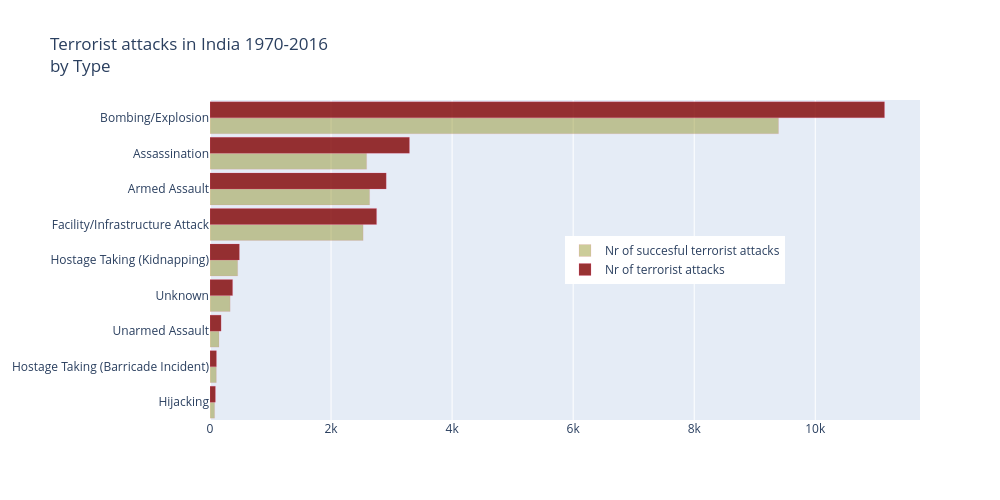

Source (notebook cell):
### Markdown cell above
### Succesful attacks arranged by attack type
Next we look at the attacks by type seeing that Bombing/Explosion has by far been the dominating type.

### Code cell
attacks_per_type = (df_Ind.groupby('attacktype1_txt').attacktype1_txt.count())
successes_per_type = (df_Ind.groupby('attacktype1_txt').success.sum())

trace2 = go.Bar(
    y=['Hijacking','Hostage Taking (Barricade Incident)','Unarmed Assault','Unknown','Hostage Taking (Kidnapping)','Facility/Infrastructure Attack','Armed Assault','Assassination','Bombing/Explosion'],
    x=[89,106,183,373,485,2752,2911,3295,11144],
    name='Nr of terrorist attacks',
    orientation = 'h',
    marker = dict(
        color = 'rgba(128,0,0, 0.8)',
        line = dict(
            color = 'rgba(246, 78, 139, 0.2)',
            width = 1)))

trace1 = go.Bar(
    y=['Hijacking','Hostage Taking (Barricade Incident)','Unarmed Assault','Unknown','Hostage Taking (Kidnapping)','Facility/Infrastructure Attack','Armed Assault','Assassination','Bombing/Explosion'],
    x=[76,105,149,333,457,2530,2637,2588,9393],
    name='Nr of succesful terrorist attacks',
    orientation = 'h',
    marker = dict(
        color = 'rgba(128,128,0, 0.4)',
        line = dict(
            color = 'rgba(246, 78, 139, 0.2)',
            width = 0.5)))

data = [trace1, trace2]
layout = go.Layout(
    legend=dict(x=0.5, y=0.5), # placing legend in the middle
    title = 'Terrorist attacks in India 1970-2016 <br>by Type',
    barmode='group',
    bargap=0.1,
    bargroupgap=0,
    autosize=False,
    width=1000,
    height=500,
)

fig = go.Figure(data=data, layout=layout)
fig.show()
#iplot(fig)

### Figure 1 — Plotly figure (JSON) as saved in the notebook; plotly's stock layout.template omitted (floating-point values rounded to 4 significant figures)
{"data": [{"marker": {"color": "rgba(128,128,0, 0.4)", "line": {"color": "rgba(246, 78, 139, 0.2)", "width": 0.5}}, "name": "Nr of succesful terrorist attacks", "orientation": "h", "type": "bar", "x": [76, 105, 149, 333, 457, 2530, 2637, 2588, 9393], "y": ["Hijacking", "Hostage Taking (Barricade Incident)", "Unarmed Assault", "Unknown", "Hostage Taking (Kidnapping)", "Facility/Infrastructure Attack", "Armed Assault", "Assassination", "Bombing/Explosion"]}, {"marker": {"color": "rgba(128,0,0, 0.8)", "line": {"color": "rgba(246, 78, 139, 0.2)", "width": 1}}, "name": "Nr of terrorist attacks", "orientation": "h", "type": "bar", "x": [89, 106, 183, 373, 485, 2752, 2911, 3295, 11144], "y": ["Hijacking", "Hostage Taking (Barricade Incident)", "Unarmed Assault", "Unknown", "Hostage Taking (Kidnapping)", "Facility/Infrastructure Attack", "Armed Assault", "Assassination", "Bombing/Explosion"]}], "layout": {"autosize": false, "bargap": 0.1, "bargroupgap": 0, "barmode": "group", "height": 500, "legend": {"x": 0.5, "y": 0.5}, "title": {"text": "Terrorist attacks in India 1970-2016 <br>by Type"}, "width": 1000}}
